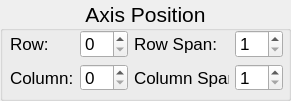
   <widget class="QGroupBox" name="groupBox_11">
    <property name="geometry">
     <rect>
      <x>860</x>
      <y>300</y>
      <width>291</width>
      <height>101</height>
     </rect>
    </property>
    <property name="font">
     <font>
      <family>Arial</family>
      <pointsize>16</pointsize>
      <weight>50</weight>
      <bold>false</bold>
     </font>
    </property>
    <property name="title">
     <string>Axis Position</string>
    </property>
    <property name="alignment">
     <set>Qt::AlignCenter</set>
    </property>
    <widget class="QWidget" name="gridLayoutWidget_5">
     <property name="geometry">
      <rect>
       <x>10</x>
       <y>30</y>
       <width>273</width>
       <height>61</height>
      </rect>
     </property>
     <property name="font">
      <font>
       <family>Arial</family>
       <pointsize>13</pointsize>
       <weight>75</weight>
       <bold>true</bold>
      </font>
     </property>
     <layout class="QGridLayout" name="gridLayout_5" columnstretch="2,1,2,1">
      <item row="0" column="0" alignment="Qt::AlignLeft">
       <widget class="QLabel" name="label_27">
        <property name="font">
         <font>
          <family>Arial</family>
          <pointsize>13</pointsize>
          <weight>50</weight>
          <bold>false</bold>
         </font>
        </property>
        <property name="text">
         <string>Row:</string>
        </property>
       </widget>
      </item>
      <item row="0" column="2">
       <widget class="QLabel" name="label_28">
        <property name="font">
         <font>
          <family>Arial</family>
          <pointsize>13</pointsize>
          <weight>50</weight>
          <bold>false</bold>
         </font>
        </property>
        <property name="text">
         <string>Row Span:</string>
        </property>
       </widget>
      </item>
      <item row="0" column="1">
       <widget class="QSpinBox" name="sbAxisRow">
        <property name="font">
         <font>
          <family>Arial</family>
          <pointsize>13</pointsize>
          <weight>50</weight>
          <bold>false</bold>
         </font>
        </property>
       </widget>
      </item>
      <item row="0" column="3">
       <widget class="QSpinBox" name="sbAxisRowSpan">
        <property name="font">
         <font>
          <family>Arial</family>
          <pointsize>13</pointsize>
          <weight>50</weight>
          <bold>false</bold>
         </font>
        </property>
        <property name="minimum">
         <number>1</number>
        </property>
       </widget>
      </item>
      <item row="1" column="0" alignment="Qt::AlignLeft">
       <widget class="QLabel" name="label_29">
        <property name="font">
         <font>
          <family>Arial</family>
          <pointsize>13</pointsize>
          <weight>50</weight>
          <bold>false</bold>
         </font>
        </property>
        <property name="text">
         <string>Column:</string>
        </property>
       </widget>
      </item>
      <item row="1" column="1">
       <widget class="QSpinBox" name="sbAxisCol">
        <property name="font">
         <font>
          <family>Arial</family>
          <pointsize>13</pointsize>
          <weight>50</weight>
          <bold>false</bold>
         </font>
        </property>
       </widget>
      </item>
      <item row="1" column="3">
       <widget class="QSpinBox" name="sbAxisColSpan">
        <property name="font">
         <font>
          <family>Arial</family>
          <pointsize>13</pointsize>
          <weight>50</weight>
          <bold>false</bold>
         </font>
        </property>
        <property name="minimum">
         <number>1</number>
        </property>
       </widget>
      </item>
      <item row="1" column="2">
       <widget class="QLabel" name="label_30">
        <property name="font">
         <font>
          <family>Arial</family>
          <pointsize>13</pointsize>
          <weight>50</weight>
          <bold>false</bold>
         </font>
        </property>
        <property name="text">
         <string>Column Span:</string>
        </property>
       </widget>
      </item>
     </layout>
    </widget>
   </widget>
